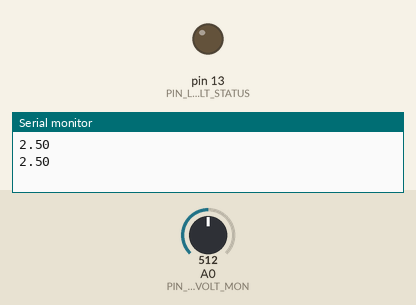
This sketch was run on a simulated Arduino Uno, built with avr-gcc and run on an emulated ATmega328P. On the bench: output pins drawn as LEDs (lit = HIGH), the last lines printed to the serial monitor. The inputs (shaded band) are chosen by the test bench; at power-on: A0 (PIN_LOW_VOLT_MON) = 512.

Above: at 1.8 s.
1.9 s: A0 (PIN_LOW_VOLT_MON) set to 471
3.4 s: A0 (PIN_LOW_VOLT_MON) set to 445
At 4.9 s:
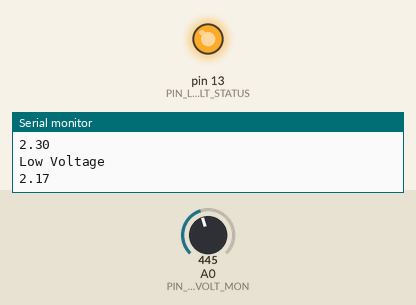
5.5 s: A0 (PIN_LOW_VOLT_MON) set to 511
At 6.5 s:
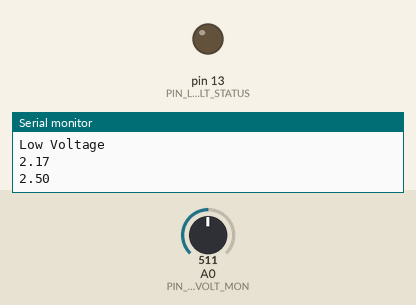
7.5 s: A0 (PIN_LOW_VOLT_MON) set to 306
At 9.3 s:
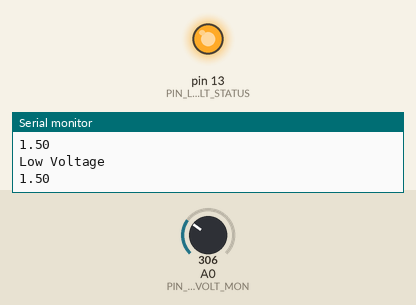
Timing chart, 0 to 10.5 s (numbered marks = the images above; inputs shaded):
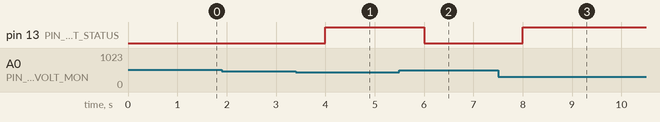

Measured:
- the behaviour switches between 461 and 460 on A0 (PIN_LOW_VOLT_MON) (found by bisection; images 0 and 1)
- after the input at 3.4 s, pin 13 (PIN_LOW_VOLT_STATUS): LOW → HIGH after 0.60 s
- after the input at 5.5 s, pin 13 (PIN_LOW_VOLT_STATUS): HIGH → LOW after 0.50 s
- after the input at 7.5 s, pin 13 (PIN_LOW_VOLT_STATUS): LOW → HIGH after 0.50 s

The sketch:

LowVoltMonTest.ino
```cpp
// Battery voltage: 9V-12.6V
// 9V-12.6V corresponds to 3.516-4.922V read by Arduino
// Voltage divider uses resistors with values 1560 ohm & 1K ohm.
// The status LED will turn on when the battery voltage reaches 9.5V
// which is converted to 3.711V by voltage divider.

// designate pinouts
const int PIN_LOW_VOLT_MON = A0;
const int PIN_LOW_VOLT_STATUS = 13;

// constants
//const float VOLTAGE_MIN = 3.711;  // 9.5V battery voltage
const float VOLTAGE_MIN = 2.25;

void setup() {
  // setup pinouts
  Serial.begin(9600);
  pinMode(PIN_LOW_VOLT_STATUS, OUTPUT);
}

void loop() {
  // read voltage as value between 0-1023
  int sensorValue = analogRead(PIN_LOW_VOLT_MON);

  // convert sensorValue to voltage between 0V-5V
  float voltage = sensorValue * (5.0 / 1023.0);

  if(voltage < VOLTAGE_MIN) {
    digitalWrite(PIN_LOW_VOLT_STATUS, HIGH);
    Serial.println("Low Voltage");
  } else {
    digitalWrite(PIN_LOW_VOLT_STATUS, LOW);
  }
  Serial.println(voltage);
  delay(1000);
}
```
